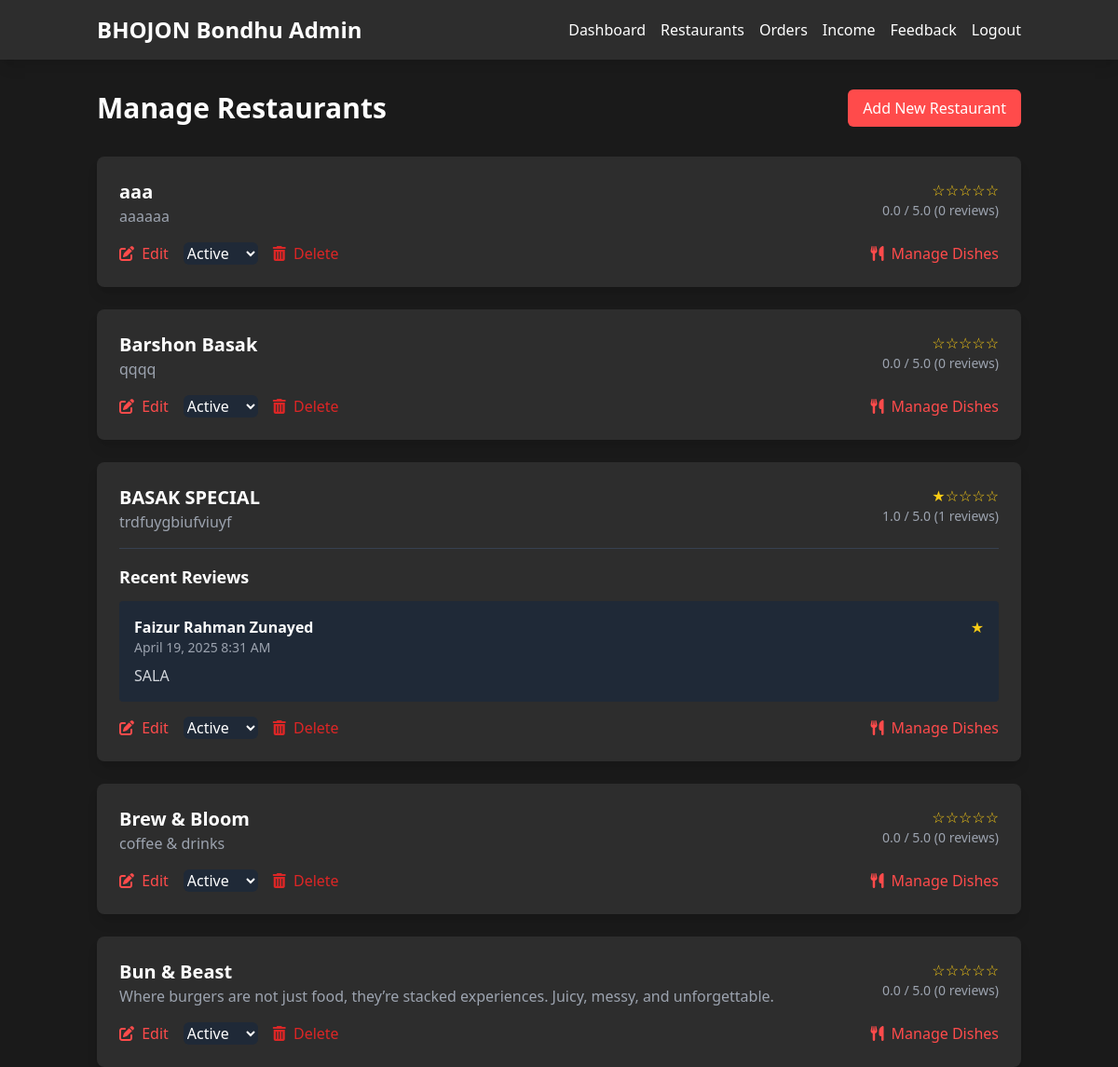
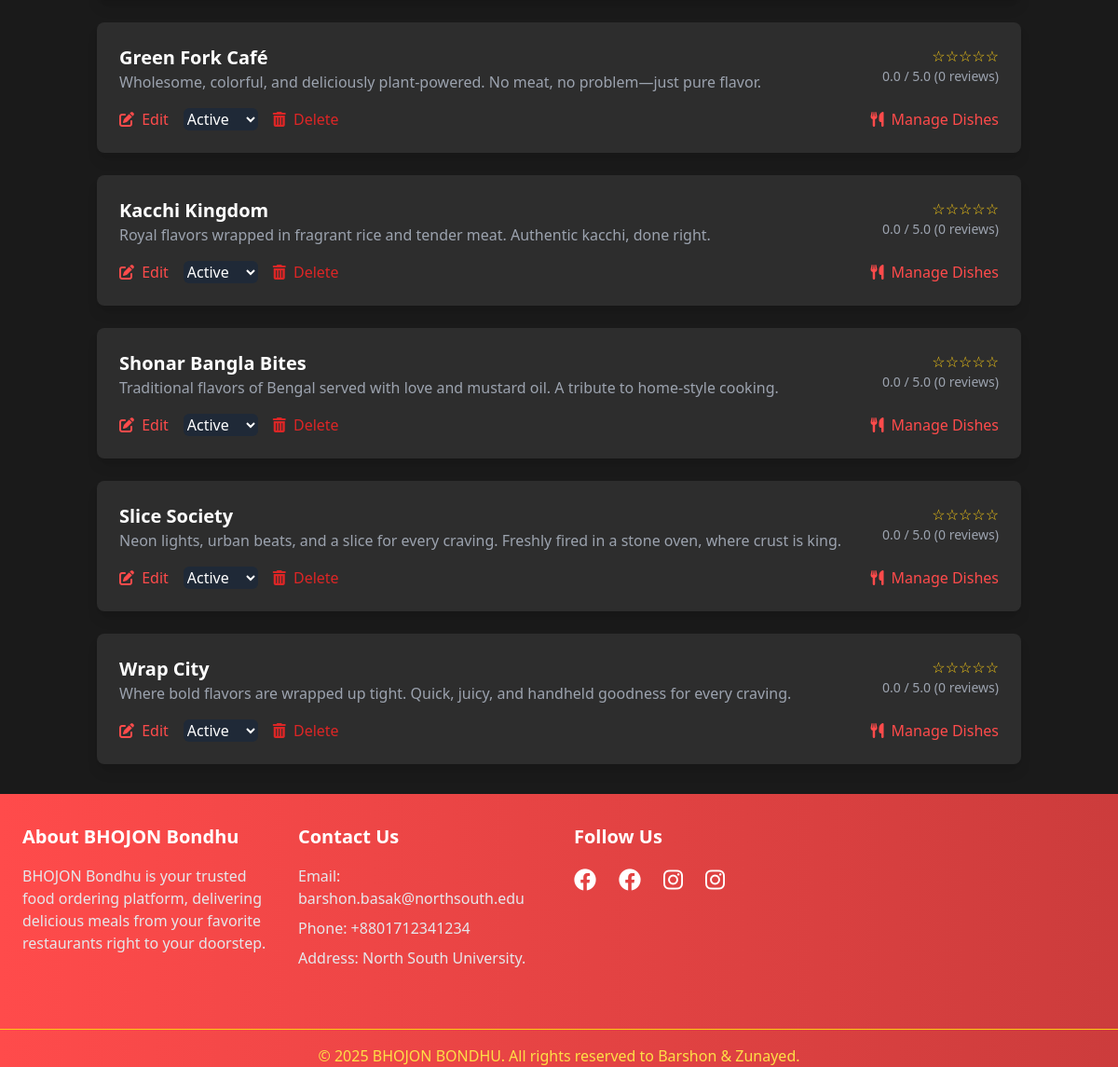
The page /admin/restaurants.php (signed in) on the database its author committed (2 pictures, top to bottom).
### tables this page shows
CREATE TABLE `restaurants` (
  `id` int(11) NOT NULL,
  `name` varchar(100) NOT NULL,
  `description` text DEFAULT NULL,
  `image_url` varchar(255) DEFAULT NULL,
  `status` enum('active','inactive') DEFAULT 'active',
  `created_at` timestamp NOT NULL DEFAULT current_timestamp()
);

CREATE TABLE `reviews` (
  `id` int(11) NOT NULL,
  `restaurant_id` int(11) NOT NULL,
  `user_id` int(11) NOT NULL,
  `rating` int(11) NOT NULL CHECK (`rating` >= 1 and `rating` <= 5),
  `comment` text NOT NULL,
  `created_at` timestamp NOT NULL DEFAULT current_timestamp()
);

CREATE TABLE `users` (
  `id` int(11) NOT NULL,
  `name` varchar(100) NOT NULL,
  `email` varchar(100) NOT NULL,
  `phone` varchar(20) NOT NULL,
  `password` varchar(255) NOT NULL,
  `created_at` timestamp NOT NULL DEFAULT current_timestamp(),
  `verified` tinyint(1) NOT NULL DEFAULT 0
);

### includes/functions.php (called while the page is built, shortened)
<?php
function format_date($date) {
    return date('F j, Y g:i A', strtotime($date));
}
?>

### admin/restaurants.php (the view, shortened to what this page needs)
<?php
require_once '../includes/config.php';
require_once '../includes/functions.php';
try {
    $stmt = $pdo->prepare("
        SELECT r.*,
               COALESCE(AVG(rv.rating), 0) as avg_rating,
               COUNT(rv.id) as review_count,
               rs.status as status
        FROM restaurants r
        LEFT JOIN reviews rv ON r.id = rv.restaurant_id
        LEFT JOIN restaurant_status rs ON r.id = rs.restaurant_id
        GROUP BY r.id
        ORDER BY r.name ASC
    ");
    $stmt->execute();
    $restaurants = $stmt->fetchAll();
} catch (PDOException $e) {
    $errors['general'] = 'Failed to fetch restaurants';
    $restaurants = [];
}
require_once '../includes/admin_header.php';
?>
<div class="container mx-auto px-4 py-8">
    <div class="flex justify-between items-center mb-8">
        <h1 class="text-3xl font-bold text-white">Manage Restaurants</h1>
        <a href="restaurant_form.php"
            class="bg-primary text-white px-4 py-2 rounded-md hover:bg-opacity-90">
            Add New Restaurant
        </a>
    </div>
    <?php if (empty($restaurants)): ?>
        <div class="bg-surface rounded-lg p-8 text-center">
            <i class="fas fa-utensils text-4xl text-gray-600 mb-4"></i>
            <h3 class="text-xl font-bold text-white mb-2">No Restaurants Found</h3>
            <p class="text-gray-400">Add your first restaurant to get started.</p>
        </div>
    <?php else: ?>
        <div class="space-y-6">
            <?php foreach ($restaurants as $restaurant): ?>
                <div class="bg-surface rounded-lg shadow-lg overflow-hidden">
                    <div class="p-6">
                        <div class="flex justify-between items-start mb-4">
                            <div>
                                <h2 class="text-xl font-bold text-white">
                                    <?php echo htmlspecialchars($restaurant['name']); ?>
                                </h2>
                                <p class="text-gray-400">
                                    <?php echo htmlspecialchars($restaurant['description']); ?>
                                </p>
                            </div>
                            <div class="text-right">
                                <div class="text-yellow-400">
                                    <?php
                                    $avg_rating = round($restaurant['avg_rating']);
                                    echo str_repeat('★', $avg_rating) . str_repeat('☆', 5 - $avg_rating);
                                    ?>
                                </div>
                                <div class="text-sm text-gray-400">
                                    <?php echo number_format($restaurant['avg_rating'], 1); ?> / 5.0
                                    (<?php echo $restaurant['review_count']; ?> reviews)
                                </div>
                            </div>
                        </div>
                        <?php if ($restaurant['review_count'] > 0): ?>
                            <?php
                                $stmt = $pdo->prepare("
                                    SELECT r.*, u.name as user_name
                                    FROM reviews r
                                    JOIN users u ON r.user_id = u.id
                                    WHERE r.restaurant_id = ?
                                    ORDER BY r.created_at DESC
                                ");
                                $stmt->execute([$restaurant['id']]);
                                $reviews = $stmt->fetchAll();
                            ?>
                            <div class="mt-4 border-t border-gray-700 pt-4">
                                <h3 class="text-lg font-semibold text-white mb-3">Recent Reviews</h3>
                                <div class="space-y-4">
                                    <?php foreach ($reviews as $review): ?>
                                        <div class="bg-gray-800 rounded p-4">
                                            <div class="flex justify-between items-start mb-2">
                                                <div>
                                                    <div class="font-semibold text-white">
                                                        <?php echo htmlspecialchars($review['user_name']); ?>
                                                    </div>
                                                    <div class="text-sm text-gray-400">
                                                        <?php echo format_date($review['created_at']); ?>
                                                    </div>
                                                </div>
                                                <div class="text-yellow-400">
                                                    <?php echo str_repeat('★', $review['rating']); ?>
                                                </div>
                                            </div>
                                            <p class="text-gray-300">
                                                <?php echo nl2br(htmlspecialchars($review['comment'])); ?>
                                            </p>
                                        </div>
                                    <?php endforeach; ?>
                                </div>
                            </div>
                        <?php endif; ?>
                        <div class="mt-4 flex justify-between items-center">
                            <div class="flex space-x-4">
                                <a href="restaurant_form.php?id=<?php echo $restaurant['id']; ?>"
                                    class="text-primary hover:text-primary-dark">
                                    <i class="fas fa-edit mr-1"></i> Edit
                                </a>
                                <form method="POST" class="inline">
                                    <select name="status"
                                        class="bg-gray-800 border-gray-700 text-white rounded-md"
                                        onchange="this.form.submit()">
                                        <option value="active" <?php echo $restaurant['status'] === 'active' ? 'selected' : ''; ?>>
                                            Active
                                        </option>
                                    </select>
                                </form>
                                <form method="POST" class="inline ml-4" onsubmit="return confirm('Are you sure you want to delete this restaurant?');">
                                    <button type="submit" class="text-red-600 hover:text-red-800">
                                        <i class="fas fa-trash-alt mr-1"></i> Delete
                                    </button>
                                </form>
                            </div>
                            <a href="dishes.php?restaurant_id=<?php echo $restaurant['id']; ?>"
                                class="text-primary hover:text-primary-dark">
                                <i class="fas fa-utensils mr-1"></i> Manage Dishes
                            </a>
                        </div>
                    </div>
                </div>
            <?php endforeach; ?>
        </div>
    <?php endif; ?>
</div>
<?php require_once '../includes/footer.php'; ?>

### rows shown on the page
restaurants: name "aaa", description "aaaaaa", avg_rating "☆☆☆☆☆", avg_rating "0.0", review_count "0"
restaurants: name "Barshon Basak", description "qqqq", avg_rating "☆☆☆☆☆", avg_rating "0.0", review_count "0"
restaurants: name "BASAK SPECIAL", description "trdfuygbiufviuyf", avg_rating "★", avg_rating "☆☆☆☆", avg_rating "1.0", review_count "1"
reviews: user.name "Faizur Rahman Zunayed", created_at "April 19, 2025 8:31 AM", rating "★", comment "SALA"
restaurants: name "Brew & Bloom", description "coffee & drinks", avg_rating "☆☆☆☆☆", avg_rating "0.0", review_count "0"
restaurants: name "Bun & Beast", description "Where burgers are not just food, they’re stacked experiences. Juicy, messy, and unforgettable.", avg_rating "☆☆☆☆☆", avg_rating "0.0", review_count "0"
restaurants: name "Green Fork Café", description "Wholesome, colorful, and deliciously plant-powered. No meat, no problem—just pure flavor.", avg_rating "☆☆☆☆☆", avg_rating "0.0", review_count "0"
restaurants: name "Kacchi Kingdom", description "Royal flavors wrapped in fragrant rice and tender meat. Authentic kacchi, done right.", avg_rating "☆☆☆☆☆", avg_rating "0.0", review_count "0"
restaurants: name "Shonar Bangla Bites", description "Traditional flavors of Bengal served with love and mustard oil. A tribute to home-style cooking.", avg_rating "☆☆☆☆☆", avg_rating "0.0", review_count "0"
restaurants: name "Slice Society", description "Neon lights, urban beats, and a slice for every craving. Freshly fired in a stone oven, where crust is king.", avg_rating "☆☆☆☆☆", avg_rating "0.0", review_count "0"
restaurants: name "Wrap City", description "Where bold flavors are wrapped up tight. Quick, juicy, and handheld goodness for every craving.", avg_rating "☆☆☆☆☆", avg_rating "0.0", review_count "0"
